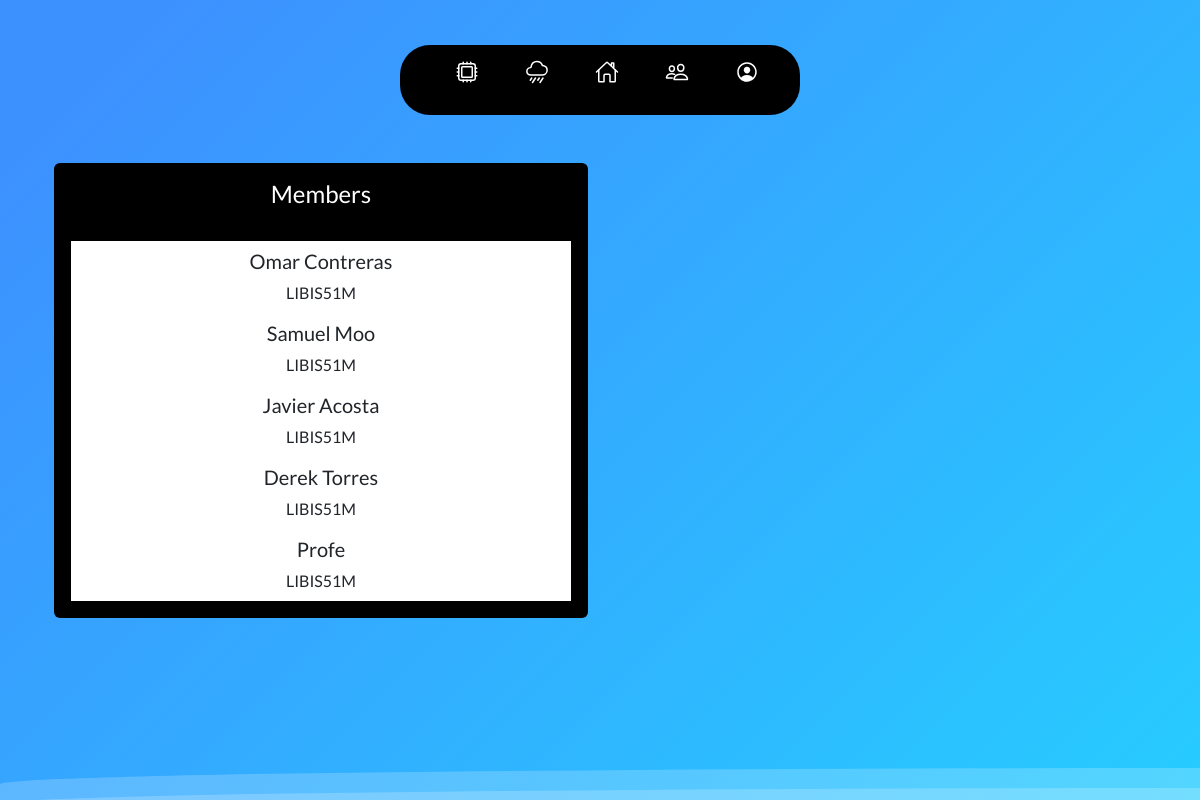
/Pages/myteam.php (signed in), run on the app's committed database.
### tables this page shows
CREATE TABLE `users` (
  `id_user` int(11) NOT NULL,
  `Username` varchar(255) NOT NULL,
  `user_email` varchar(255) NOT NULL,
  `user_password` varchar(255) NOT NULL,
  `id_type_user` int(11) NOT NULL,
  `id_group` int(11) NOT NULL,
  `id_team` int(11) NOT NULL,
  `active` tinyint(4) NOT NULL,
  `created_at` timestamp NOT NULL DEFAULT current_timestamp() ON UPDATE current_timestamp(),
  `updated_at` datetime NOT NULL,
  `descriptions` varchar(255) DEFAULT NULL,
  `pictures` longblob NOT NULL
);

CREATE TABLE `groups` (
  `id_group` int(11) NOT NULL,
  `group_name` varchar(20) NOT NULL,
  `id_career` int(11) NOT NULL,
  `created_at` timestamp NOT NULL DEFAULT current_timestamp() ON UPDATE current_timestamp(),
  `updated_at` datetime NOT NULL
);

### Pages/myteam.php (the view, shortened to what this page needs)
<?php
if (isset($_SESSION['email'])) {
 ?>
<!DOCTYPE html>
<html lang="en">
<head>
    <link href="https://cdn.jsdelivr.net/npm/bootstrap@5.2.2/dist/css/bootstrap.min.css" rel="stylesheet">
    <link rel="stylesheet" href="../Styles/navbar.css">
    <link rel="stylesheet" href="../Styles/items.css">
    <link rel="stylesheet" href="../Styles/myteam.css">
</head>
<body>
    <div class="container-sm text-center sticky-top">
        <div class="row">
          <div class="col-12">
            <div class="notch-container">
                <div class="notch">
                    <ul>
                        <li class="notch-list">
                            <a href="../Pages/myproject.php">
                                <span class="notch-icon notch-myproject"><ion-icon name="hardware-chip-outline"></ion-icon></span>
                            </a>
                        </li>
                        <li class="notch-list">
                            <a href="../Pages/ideas.php">
                                <span class="notch-icon notch-ideas"><ion-icon name="rainy-outline"></ion-icon></ion-icon></span>
                            </a>
                        </li>
                        <li class="notch-list">
                            <a href="../Pages/home.php">
                                <span class="notch-icon notch-home"><ion-icon name="home-outline"></ion-icon></span>
                            </a>
                        </li>
                        <li class="notch-list">
                            <a href="../Pages/myteam_join.php">
                                <span class="notch-icon notch-myteam"><ion-icon name="people-outline"></ion-icon></span>
                            </a>
                        </li>
                        <li class="notch-list">
                            <a href="../Pages/myuser.php">
                                <span class="notch-icon notch-myuser"><ion-icon name="person-circle-outline"></ion-icon></span>
                            </a>
                        </li>
                    </ul>
                </div>
            </div>
          </div>
        </div>
      <br><br>
  <div class="container">
    <div class="row">
        <div class="col-sm-6">
            <?php
            include('../back-end/PDO.php');
            $email=$_SESSION['email'];
            $query_get_idteam="SELECT id_team FROM users WHERE user_email='$email'";
            $query_get_idteam_ex=$conn->query($query_get_idteam);
            $query_get_idteam_ex->setFetchMode(PDO::FETCH_ASSOC);
            while ($row = $query_get_idteam_ex->fetch()):
                $id_team=$row['id_team'];
            endwhile;
            $query_show_teammembers="SELECT users.Username, users.id_team, groups.group_name
            FROM users
            JOIN groups
            ON users.id_team = groups.id_group
            WHERE users.id_team = '$id_team'";
            $query_show_teammembers_ex=$conn->query($query_show_teammembers);
            $query_show_teammembers_ex->setFetchMode(PDO::FETCH_ASSOC);
                ?>
        <div class="card bg-black">
            <div class="card-body">
            <h4 class="card-title text-white">Members</h4>
            <br>
            <?php while ($row1 = $query_show_teammembers_ex->fetch()): ?>
            <ul class="list-group list-group-flush">
                <li class="list-group-item"><h5><?php echo $row1['Username']; ?></h5><?php echo $row1['group_name']; ?></li>
              </ul>
            <?php endwhile;?>
            </div>
        </div>
        </div>
        </div>
    </div>
<div class="prior-footer sticky-bottom">
    <div class="wave"></div>
    <div class="wave"></div>
 </div>
</body>
</html>
<?php
}else{
     header("Location: ../Pages/login.php");
     exit();
}
 ?>

### Styles/navbar.css (style rules this page uses)
* { font-family: 'Poppins', 'Lato', sans-serif; }
.notch-container { display: flex; justify-content: center; align-items: top; margin-top: 45px; }
.notch { width: 400px; height: 70px; display: flex; justify-content: center; align-items: center; border-radius: 30px; background: rgb(0, 0, 0); }
.notch ul { display: flex; width: 500px; }
.notch ul li { position: relative; list-style: none; width: 70px; height: 70px; z-index: 1; }
.notch ul li a { position: relative; display: flex; justify-content: center; align-items: center; flex-direction: column; width: 100%; text-align: center; font-weight: 500; }
.notch ul li a .notch-icon { position: relative; display: block; line-height: 75px; font-size: 1.5em; text-align: center; transition: 0.1s; color: #fff; }

### Styles/items.css (style rules this page uses)
* { margin: 0; padding: 0; font-family: 'Poppins', 'Lato', sans-serif; }

### Styles/myteam.css (style rules this page uses)
body { overflow: auto; background: linear-gradient(315deg, rgba(61, 234, 255, 1) 3%, rgb(140, 203, 240) 38%, rgb(32, 222, 255) 68%, rgb(61, 145, 255) 98%); animation: gradient 15s ease infinite; background-size: 400% 400%; background-attachment: fixed; font-family: 'Poppins', 'Lato', sans-serif; }
* { font-family: 'Poppins', 'Lato', sans-serif; }
.wave { background: rgb(255 255 255 / 25%); border-radius: 1000% 1000% 0 0; position: fixed; width: 200%; height: 2em; animation: wave 10s -3s linear infinite; transform: translate3d(0, 0, 0); opacity: 0.8; bottom: 0; left: 0; z-index: -1; }
.wave:nth-of-type(2) { bottom: -1.25em; animation: wave 18s linear reverse infinite; opacity: 0.8; }

### data on the page
users: Username "Omar Contreras", groups.group_name "LIBIS51M"
users: Username "Samuel Moo", groups.group_name "LIBIS51M"
users: Username "Javier Acosta", groups.group_name "LIBIS51M"
users: Username "Derek Torres", groups.group_name "LIBIS51M"
users: Username "Profe", groups.group_name "LIBIS51M"
